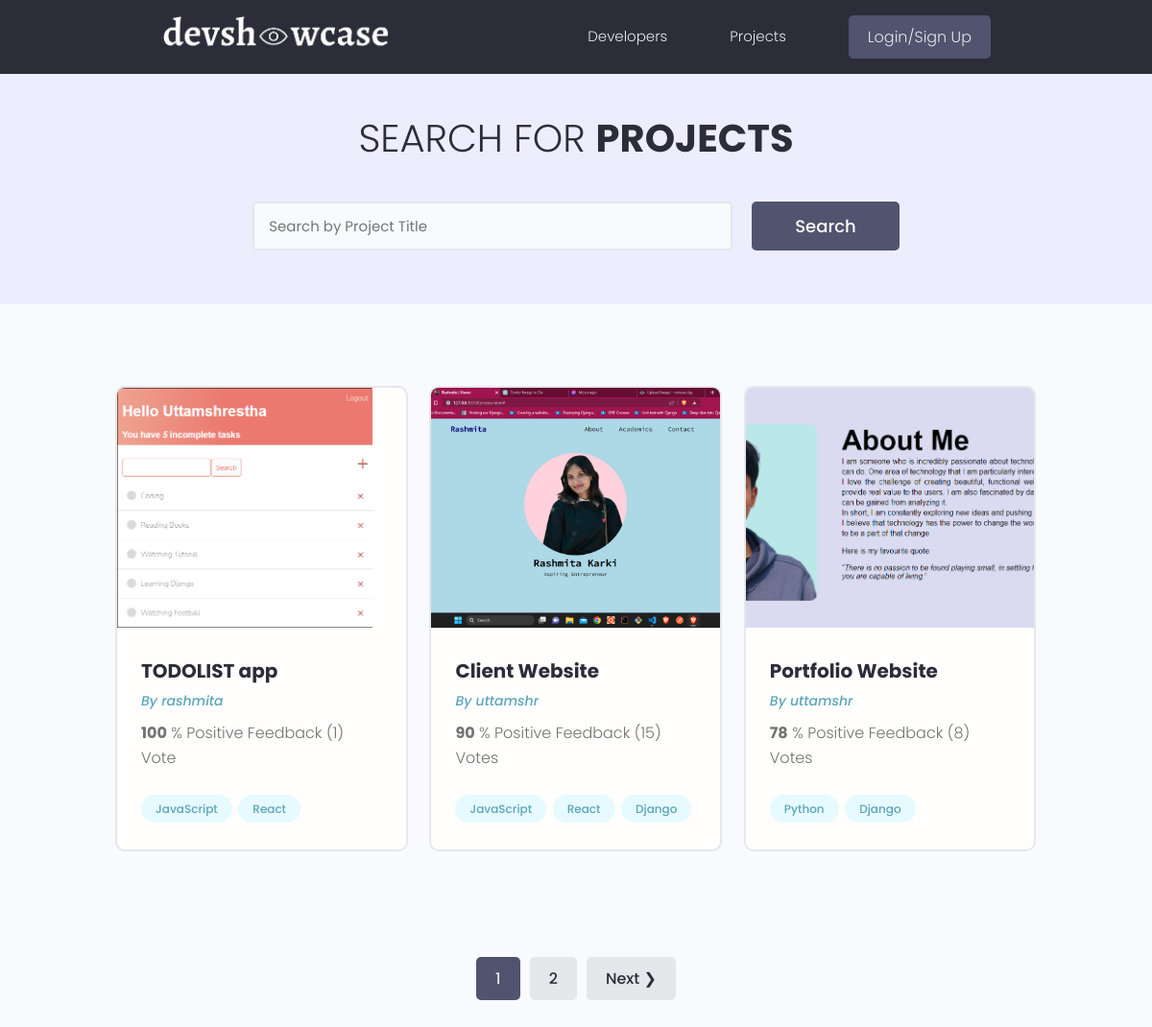
/projects/, run on the app's committed database.
### application/models.py (models this page shows, shortened)
class Project (models.Model):
    owner = models.ForeignKey(Profile, blank = True, null = True, on_delete = models.SET_NULL )  # Create the owner for the project and don't delete the project when the user id is deleted by any circumstances.
    title = models.CharField(max_length = 200)
    description = models.TextField(blank = True, null = True)
    project_image = models.ImageField(blank = True, null = True, default = "default.jpg") # to add images to the DB.
    demo_link = models.CharField(max_length=2000, blank = True, null = True)
    source_link = models.CharField(max_length = 2000, blank = True, null = True)
    tags = models.ManyToManyField('Tag', blank = True)  # it lets user select content of Tag table.
    vote_total = models.IntegerField(default = 0, null = True, blank = True)
    vote_ratio = models.IntegerField(default = 0, null = True, blank = True)
    created = models.DateTimeField(auto_now_add=True)
    id = models.UUIDField(default=uuid.uuid4, primary_key=True, unique=True, editable=False) # generate random unique id
    class Meta:
        ordering = ['-vote_ratio', '-vote_total', 'title']

class Tag(models.Model):
    name = models.CharField(max_length = 200)
    created = models.DateTimeField(auto_now_add=True)
    id = models.UUIDField(default = uuid.uuid4, primary_key = True, editable = False) # generate random unique ID
    def __str__(self):
        return self.name

### users/models.py (models this page shows)
class Profile(models.Model):
    user = models.OneToOneField(User, on_delete=models.CASCADE, null = True, blank = True)  # User has one to one relationship with their Profile means user can create only one Profile.
    name = models.CharField(max_length = 100, blank = True, null = True)
    email = models.EmailField(max_length = 50, blank = True, null = True)
    username = models.CharField(max_length = 20, blank = True, null = True)
    short_intro = models.CharField(max_length = 200, blank = True, null = True)
    location = models.CharField(max_length = 200, blank = True, null = True)
    bio = models.TextField(blank = True, null = True)
    profile_image = models.ImageField(null = True, blank = True, upload_to = 'users/', default='users/user-default.png')
    social_github = models.CharField(max_length = 200, blank = True, null = True)     # user can add github
    social_linkedin = models.CharField(max_length = 200, blank = True, null = True)   # user can add linkedin
    social_website = models.CharField(max_length = 200, blank = True, null = True)    # user can add their website.
    created = models.DateTimeField(auto_now_add=True)
    id = models.UUIDField(default = uuid.uuid4, primary_key = True, editable = False)
    def __str__(self):
        return str(self.user.username)
    class Meta:
        ordering = ['created']

### application/views.py (the view)
# urls.py: path("", views.projects, name="projects"),    # list view
def projects(request):  # list view
    search_query = ''
    if request.GET.get('search_query'):
        search_query = request.GET.get('search_query')
    tags = models.Tag.objects.filter(name__icontains = search_query)
    projects = models.Project.objects.distinct().filter(Q(title__icontains = search_query) |
    Q(description__icontains = search_query) |
    Q(owner__name__icontains = search_query) |
    Q(tags__in = tags)) # quering all the projects by it's title or tagname and storing in projects
    page = request.GET.get('page')
    results = 3
    paginator = Paginator(projects, results)
    try:
        projects = paginator.page(page)
    except PageNotAnInteger:
        page = 1
        projects = paginator.page(page)
    except EmptyPage:
        page = paginator.num_pages
        projects = paginator.page(page)
    context = {'projects': projects, 'search_query' : search_query, 'paginator': paginator}
    return render(request, 'application/projects.html', context)

### template/application/projects.html (shortened to what this page needs)
{% extends 'application/main.html' %}
{% block content %}
<main class="projects">
    <section class="hero-section text-center">
      <div class="container container--narrow">
        <div class="hero-section__box">
          <h2>Search for <span>Projects</span></h2>
        </div>
        <div class="hero-section__search">
          <form id="searchForm" class="form" action="{% url 'projects' %}" method="get">
            <div class="form__field">
              <input class="input input--text" id="formInput#search" type="text" name="search_query" value = '{{search_query}}'
                placeholder="Search by Project Title" />
            </div>
            <input class="btn btn--sub btn--lg" type="submit" value="Search" />
          </form>
        </div>
      </div>
    </section>
    <section class="projectsList">
      <div class="container">
        <div class="grid grid--three">
            {% for project in projects %}
          <div class="column">
            <div class="card project">
              <a href="{% url 'project' project.id %}" class="project">
                <img class="project__thumbnail" src="{{ project.project_image.url }}" alt="project thumbnail" />
                <div class="card__body">
                  <h3 class="project__title">{{project.title}}</h3>
                  <p><a class="project__author" href="{% url 'user-profile' project.owner.id %}">By {{project.owner}}</a></p>
                  <p class="project--rating">
                    <span style="font-weight: bold;">{{project.vote_ratio}}</span> % Positive
                    Feedback ({{project.vote_total}}) Vote{{project.vote_total|pluralize:"s"}}
                  </p>
                  <div class="project__tags">
                    {% for tag in project.tags.all %}
                    <span class="tag tag--pill tag--main">
                      <small>{{tag}}</small>
                    </span>
                    {% endfor %}
                  </div>
                </div>
              </a>
            </div>
          </div>
          {% endfor %}
        </div>
      </div>
    </section>
    {% include 'pagination.html' with queryset=projects %}
  </main>
{% endblock content %}

### static/styles/app.css (style rules this page uses)
:root { --color-sub: #2d2d39; }
.btn--sub { background-color: var(--color-sub-light); }
.card { border: 2px solid var(--color-light); }
img { width: 100%; }
.hero-section { height: 40vh; display: flex; align-items: center; background-color: var(--color-sub); }
.hero-section__box { margin-bottom: 4rem; }
.hero-section__box > h2, .hero-section__box > h2 > span { font-size: 4rem; color: var(--color-light); line-height: 1.3; text-transform: uppercase; }
.hero-section__box > h2 { font-weight: 300; }
.hero-section__box > h2 > span { font-weight: 700; }
.hero-section__search > .form { display: flex; align-items: center; justify-content: center; gap: 2rem; }
.hero-section__search > .form input.input--text { width: 50rem; }
.project__author { font-size: 1.4rem; font-style: italic; }
.project--rating { margin-bottom: 1.6em; margin-top: .5em; }
.projects > .hero-section { background: var(--color-sub-lighter); height: 30vh; }
.projects .hero-section__box { margin-bottom: 2.5rem; }
.projects .hero-section__box > h2 { color: var(--color-sub); }
.projects .hero-section__box > h2 > span { font-weight: 700; color: var(--color-sub); }
.projectsList { margin-top: 8rem; }
.project__thumbnail { height: 25rem; object-fit: cover; object-position: top center; }
.project__title { font-size: 2rem; font-weight: 700; color: var(--color-sub); }

### static/uikit/styles/modules/_variables.css (style rules this page uses)
:root { --color-main: #5aa5b9; --color-main-light: #e6faff; --color-sub: #3f4156; --color-sub-light: #51546e; --color-sub-lighter: #ededfd; --color-text: #737373; --color-gray: #8b8b8b; --color-light: #e5e7eb; --color-light-gray: #767676; --color-bg: #f8fafd; --color-white: #fffefd; --color-white-light: #f3f3f3; --color-success: #359e64; --color-success-bg: #def8e8; --color-error: #fc4b0b; --color-error-bg: #fff2ee; --font-base: 'Poppins', arial, helvetica, 'Segoe UI', roboto, ubuntu, sans-serif; --font-monospace: 'Fira Code', 'Courier New', courier, monospace; --font-regular: 300; --font-medium: 500; --font-bold: 700; --generic-shadow: 1px 1px 5px #00000010; --generic-transition: all 0.3s ease-in-out; }

### static/uikit/styles/modules/_base.css (style rules this page uses)
* { margin: 0; padding: 0; box-sizing: border-box; text-rendering: optimizeLegibility; color: inherit; font-size: inherit; }
html { font-size: 50%; }
@media only screen and (min-width: 480px) { html { font-size: 56.25%; } }
@media only screen and (min-width: 1200px) { html { font-size: 62.5%; } }
body { line-height: 1.6; font-weight: 400; font-size: 1.5rem; color: var(--color-text); background-color: var(--color-bg); min-height: 100vh; }

### static/uikit/styles/modules/_typography.css (style rules this page uses)
* { font-family: var(--font-base); }
h2 { font-size: 3.6rem; font-weight: var(--font-bold); }
h3 { font-size: 3.2rem; font-weight: var(--font-medium); }
p, span, strong { font-size: 1.6rem; color: var(--color-text); font-weight: var(--font-regular); }
a { padding-bottom: 2px; text-decoration: none; display: inline-block; color: var(--color-main); font-weight: var(--font-medium); }

### static/uikit/styles/modules/_utilities.css (style rules this page uses)
.container { width: 92%; max-width: 165rem; margin: 0 auto; box-sizing: border-box; }
.container--narrow { width: 92%; max-width: 120rem; }
@media screen and (min-width: 1000px) { .container { width: 90%; } }
@media screen and (min-width: 1000px) { .container--narrow { width: 85%; } }
@media screen and (min-width: 1200px) { .container { width: 80%; } }
@media screen and (min-width: 1200px) { .container--narrow { width: 72%; } }
.text-center { text-align: center; }

### static/uikit/styles/modules/_button.css (style rules this page uses)
.btn { display: inline-block; position: relative; cursor: pointer; background-color: var(--color-light); font-weight: var(--font-medium); color: var(--color-sub); text-decoration: none; padding: 1rem 2rem; border-radius: 0.5rem; border: none; width: -webkit-fit-content; width: -moz-fit-content; width: fit-content; height: -webkit-fit-content; height: -moz-fit-content; height: fit-content; font-size: 1.6rem; outline-width: 0; outline-color: transparent; -webkit-backface-visibility: hidden; backface-visibility: hidden; transition: all 0.3s ease-in-out; }
.btn--sub { background-color: var(--color-sub); color: var(--color-white); }
.btn--lg { font-size: 1.8rem; padding: 1.2rem 4.5rem; }

### static/uikit/styles/modules/_card.css (style rules this page uses)
.card { border-radius: 1rem; background-color: var(--color-white); border: 1.5px solid var(--color-light); width: auto; height: auto; margin-top: 0.5rem; margin-bottom: 0.5rem; overflow: hidden; }
.card__body, .card__header { padding: 2rem 2.5rem; }

### data on the page
Project: project_image (picture), title "TODOLIST app", owner "rashmita", vote_ratio "100", vote_total "1"
Tag: name "JavaScript"
Tag: name "React"
Project: project_image (picture), title "Client Website", owner "uttamshr", vote_ratio "90", vote_total "15"
Tag: name "Django"
Project: project_image (picture), title "Portfolio Website", owner "uttamshr", vote_ratio "78", vote_total "8"
Tag: name "Python"

### other printed values
{{ page }} "1"
{{ page }} "2"
